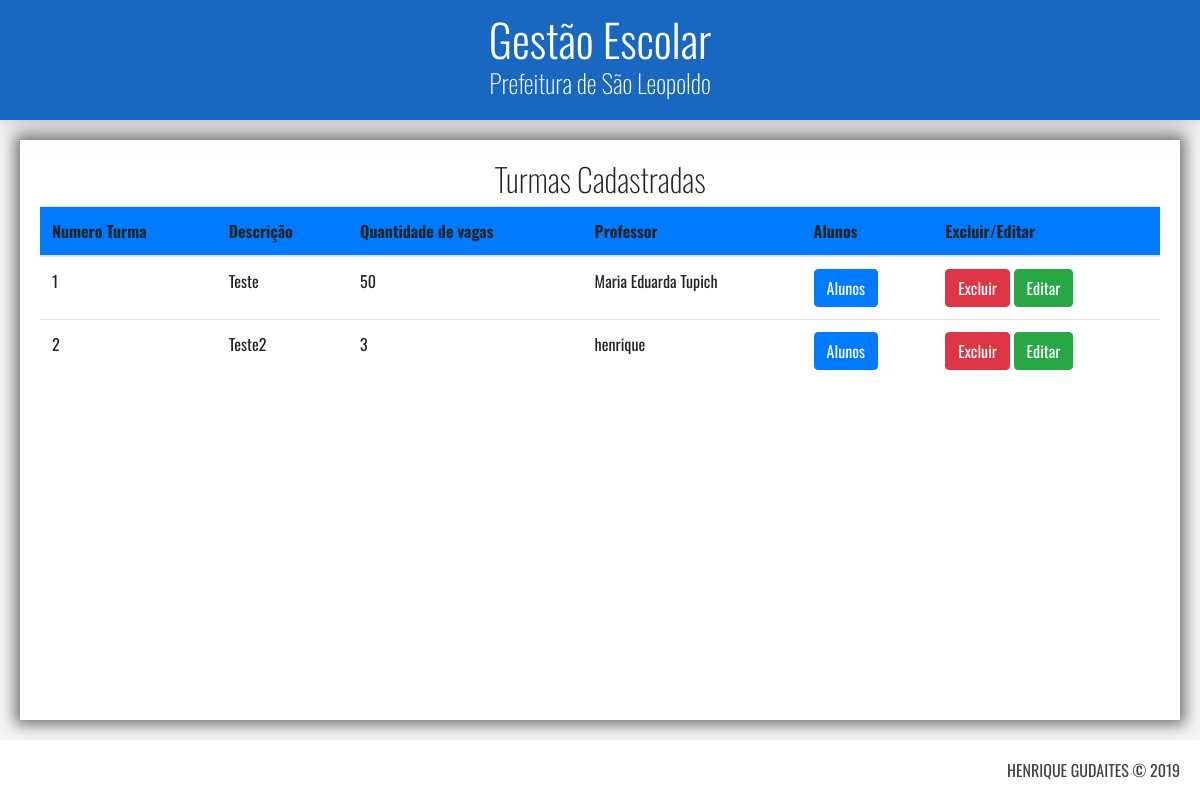
/turmas_cadastradas.php (signed in), run on the app's committed database.
### tables this page shows
CREATE TABLE `turmas` (
  `numero_turma` int(11) NOT NULL AUTO_INCREMENT,
  `descricao` longtext NOT NULL,
  `qtd_vagas` int(11) NOT NULL,
  `nome_professor` varchar(100) NOT NULL,
  PRIMARY KEY (`numero_turma`)
);

### turmas_cadastradas.php (the view, shortened to what this page needs)
<link rel="stylesheet" href="https://maxcdn.bootstrapcdn.com/bootstrap/4.0.0/css/bootstrap.min.css">
<?php
include("header.php");
?>
<main class="principal">
    <div class="conteudo">
        <h2>Turmas Cadastradas</h2>
        <?php
        $con = db_connect();
        $stmt = $con->query("SELECT * FROM turmas ORDER BY descricao ASC");
        $turmas = $stmt->fetchAll();
        ?>
        <table class="table" >
            <thead class="bg-primary">
                <tr>
                    <th>Numero Turma</th>
                    <th>Descrição</th>
                    <th>Quantidade de vagas</th>
                    <th>Professor</th>
                    <th>Alunos</th>
                    <th>Excluir/Editar</th>
                </tr>
            </thead>
            <tbody>
                <?php foreach ($turmas as $turma) { ?>
                    <tr>
                        <td><?= $turma['numero_turma'] ?></td>
                        <td><?= $turma['descricao'] ?></td>
                        <td><?= $turma['qtd_vagas'] ?></td>
                        <td><?= $turma['nome_professor'] ?></td>
                        <td><a class="btn btn-primary" href="alunos_cadastrados_turma.php?numero_turma=<?= $turma['numero_turma'] ?>" >Alunos</a></td>
                        <td><a class="btn btn-danger" href="excluir_turmas.php?numero_turma=<?= $turma['numero_turma'] ?>" >Excluir</a>
                        <a class="btn btn-success" href="editar_turma.php?matricula=<?= $turma['numero_turma'] ?>">Editar</a></td>
                    </tr>
                <?php } ?>
            </tbody>
        </table>
    </div>
</main>
<?php
include("footer.php");
?>

### recursos/css/estilo.css (style rules this page uses)
* { font-family: 'Oswald', sans-serif; box-sizing: border-box; }
body { height: 100vh; margin: 0px; display: grid; grid-template-rows: 120px 1fr 60px; grid-template-columns: 1fr; grid-template-areas: "cabecalho" "principal" "rodape"; }
.principal { grid-area: principal; height: calc(100vh - 180px); background-color: whitesmoke; padding: 20px; }
.conteudo { position: relative; height: 100%; overflow-y: auto; background-color: #ffff; padding: 20px; box-shadow: 0px 0px 14px 5px rgba(0,0,0,0.53); }
.conteudo > h2 { position: relative; display: flex; flex-direction: column; justify-content: center; align-items: center; font-size: 2rem; font-weight: 100; }

### data on the page
turmas: numero_turma "1", descricao "Teste", qtd_vagas "50", nome_professor "Maria Eduarda Tupich"
turmas: numero_turma "2", descricao "Teste2", qtd_vagas "3", nome_professor "henrique"
